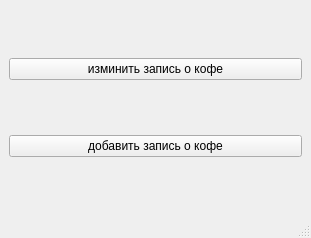
<?xml version="1.0" encoding="UTF-8"?>
<ui version="4.0">
 <class>MainWindow</class>
 <widget class="QMainWindow" name="MainWindow">
  <property name="geometry">
   <rect>
    <x>0</x>
    <y>0</y>
    <width>311</width>
    <height>238</height>
   </rect>
  </property>
  <property name="windowTitle">
   <string>MainWindow</string>
  </property>
  <widget class="QWidget" name="centralwidget">
   <layout class="QVBoxLayout" name="verticalLayout">
    <item>
     <widget class="QPushButton" name="change">
      <property name="text">
       <string>изминить запись о кофе</string>
      </property>
     </widget>
    </item>
    <item>
     <widget class="QPushButton" name="add">
      <property name="text">
       <string>добавить запись о кофе</string>
      </property>
     </widget>
    </item>
   </layout>
  </widget>
  <widget class="QStatusBar" name="statusbar"/>
 </widget>
 <resources/>
 <connections/>
</ui>
